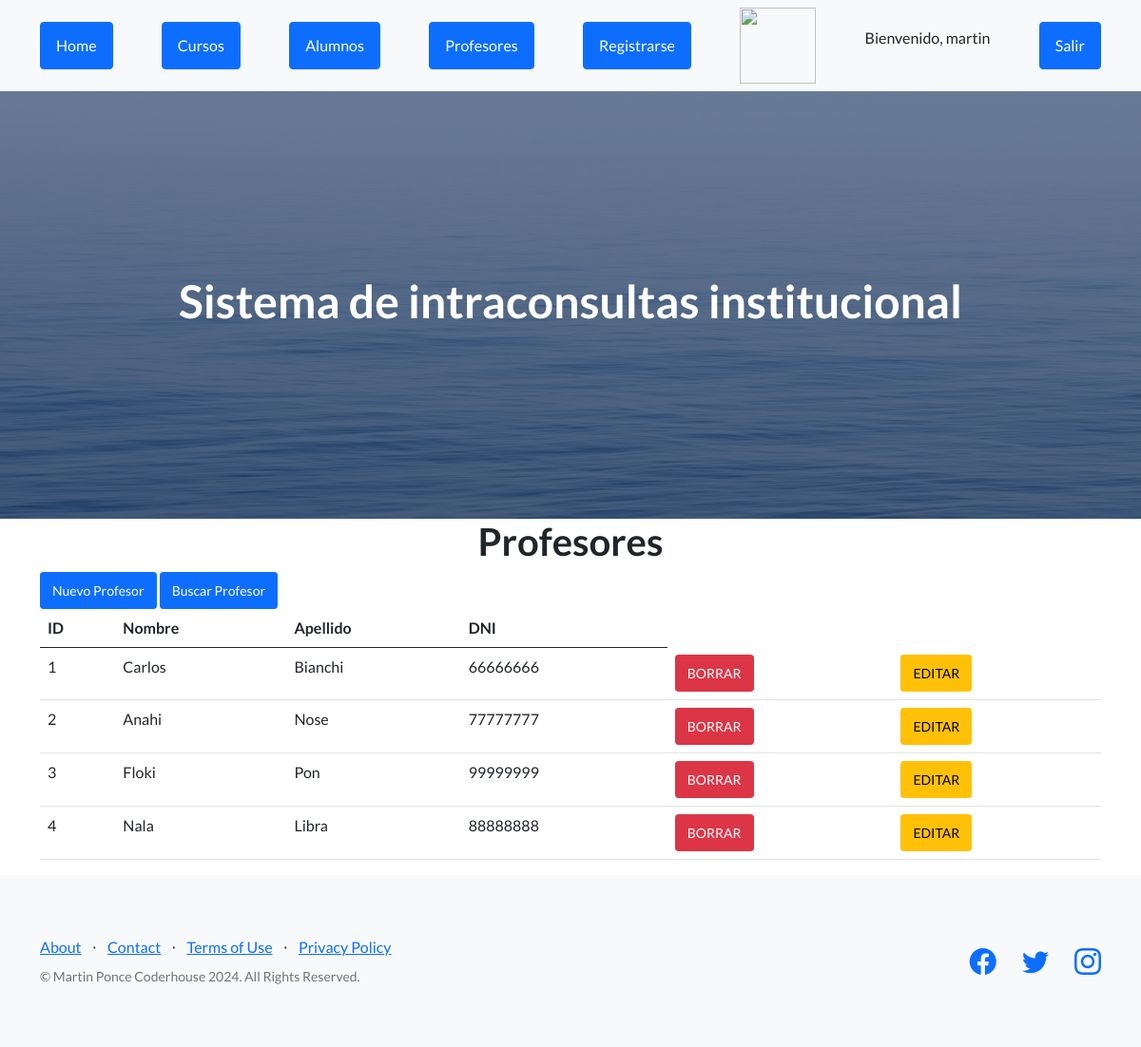
The page /AppCoder/profesores (signed in) on the database its author committed.
### AppCoder/models.py (models this page shows, shortened)
class Profesores(models.Model):
    nombre = models.CharField(max_length=100)
    apellido = models.CharField(max_length=100)
    dni = models.CharField(max_length=20)

### AppCoder/views.py (the view)
# urls.py: path("profesores", views.profesores , name="profesores"),
def profesores(request):
    lista_profesor = Profesores.objects.all()
    return render(request, 'profesores.html', {'profesores': lista_profesor})

### AppCoder/templates/profesores.html
{% extends "padre.html" %}
{% load static %}
{% block contenido %}
    <main class="container">
        <h1 class="text-xl-center title"> Profesores </h1>
        <a href="{% url 'alta_profesor' %}" class="btn btn-primary btn-sm">Nuevo Profesor</a>
        <a href="{% url 'buscar_profesor' %}" class="btn btn-primary btn-sm">Buscar Profesor</a>
        <table class="table">
            <thead>
                <tr>
                    <th>ID</th>
                    <th>Nombre</th>
                    <th>Apellido</th>
                    <th>DNI</th>
                </tr>
            </thead>
            <tbody>
                {% for profesor in profesores %}
                <tr>
                    <td>{{ profesor.id }}</td>
                    <td>{{ profesor.nombre }}</td>
                    <td>{{ profesor.apellido }}</td>
                    <td>{{ profesor.dni }}</td>
                    <td><a href="{% url 'elimina_profesor' profesor.id %}"class="btn btn-danger btn-sm">BORRAR</a></td>
                    <td><a href="{% url 'editar_profesor' profesor.id %}"class="btn btn-warning btn-sm">EDITAR</a></td>
                </tr>
                {% endfor %}
            </tbody>
        </table>
    </main>
{% endblock %}

### AppCoder/templates/padre.html (shortened to what this page needs)
<!DOCTYPE html>
<html lang="en">
    <head>
        {% load static %}
        <link href="https://cdn.jsdelivr.net/npm/bootstrap-icons@1.5.0/font/bootstrap-icons.css" rel="stylesheet" type="text/css" />
        <link href="{% static 'AppCoder/css/styles.css' %}" rel="stylesheet" />
    </head>
    <body>
        <nav class="navbar navbar-light bg-light static-top">
            <div class="container">
                <a class="btn btn-primary" href="{% url 'home' %}">Home</a>
                <a class="btn btn-primary" href="{% url 'cursos' %}">Cursos</a>
                <a class="btn btn-primary" href="{% url 'alumnos' %}">Alumnos</a>
                <a class="btn btn-primary" href="{% url 'profesores' %}">Profesores</a>
                <a class="btn btn-primary" href="{% url 'Register' %}">Registrarse</a>
                {% if  request.user.is_authenticated %}
                <img src="{{ url }}" alt="" width="80px" height="80px">
                <p>Bienvenido, {{user.username}}</p>
                <form action="{% url 'Logout' %}" method="post">
                    <button type="submit" class="btn btn-primary">Salir</button>
                </form>
                {% endif %}
            </div>
        </nav>
        <header class="masthead">
            <div class="container position-relative">
                <h1 class="text-center" style="color: white">Sistema de intraconsultas institucional</h1>
            </div>
        </header>
        {% block contenido %}
        {% endblock %}
        <footer class="footer bg-light">
            <div class="container">
                <div class="row">
                    <div class="col-lg-6 h-100 text-center text-lg-start my-auto">
                        <ul class="list-inline mb-2">
                            <li class="list-inline-item"><a href="#!">About</a></li>
                            <li class="list-inline-item">⋅</li>
                            <li class="list-inline-item"><a href="#!">Contact</a></li>
                            <li class="list-inline-item">⋅</li>
                            <li class="list-inline-item"><a href="#!">Terms of Use</a></li>
                            <li class="list-inline-item">⋅</li>
                            <li class="list-inline-item"><a href="#!">Privacy Policy</a></li>
                        </ul>
                        <p class="text-muted small mb-4 mb-lg-0">&copy; Martin Ponce Coderhouse 2024. All Rights Reserved.</p>
                    </div>
                    <div class="col-lg-6 h-100 text-center text-lg-end my-auto">
                        <ul class="list-inline mb-0">
                            <li class="list-inline-item me-4">
                                <a href="#!"><i class="bi-facebook fs-3"></i></a>
                            </li>
                            <li class="list-inline-item me-4">
                                <a href="#!"><i class="bi-twitter fs-3"></i></a>
                            </li>
                            <li class="list-inline-item">
                                <a href="#!"><i class="bi-instagram fs-3"></i></a>
                            </li>
                        </ul>
                    </div>
                </div>
            </div>
        </footer>
    </body>
</html>

### rows shown on the page
Profesores: id "1", nombre "Carlos", apellido "Bianchi", dni "66666666"
Profesores: id "2", nombre "Anahi", apellido "Nose", dni "77777777"
Profesores: id "3", nombre "Floki", apellido "Pon", dni "99999999"
Profesores: id "4", nombre "Nala", apellido "Libra", dni "88888888"

### other values the page prints
{{ user.username }} "martin"
